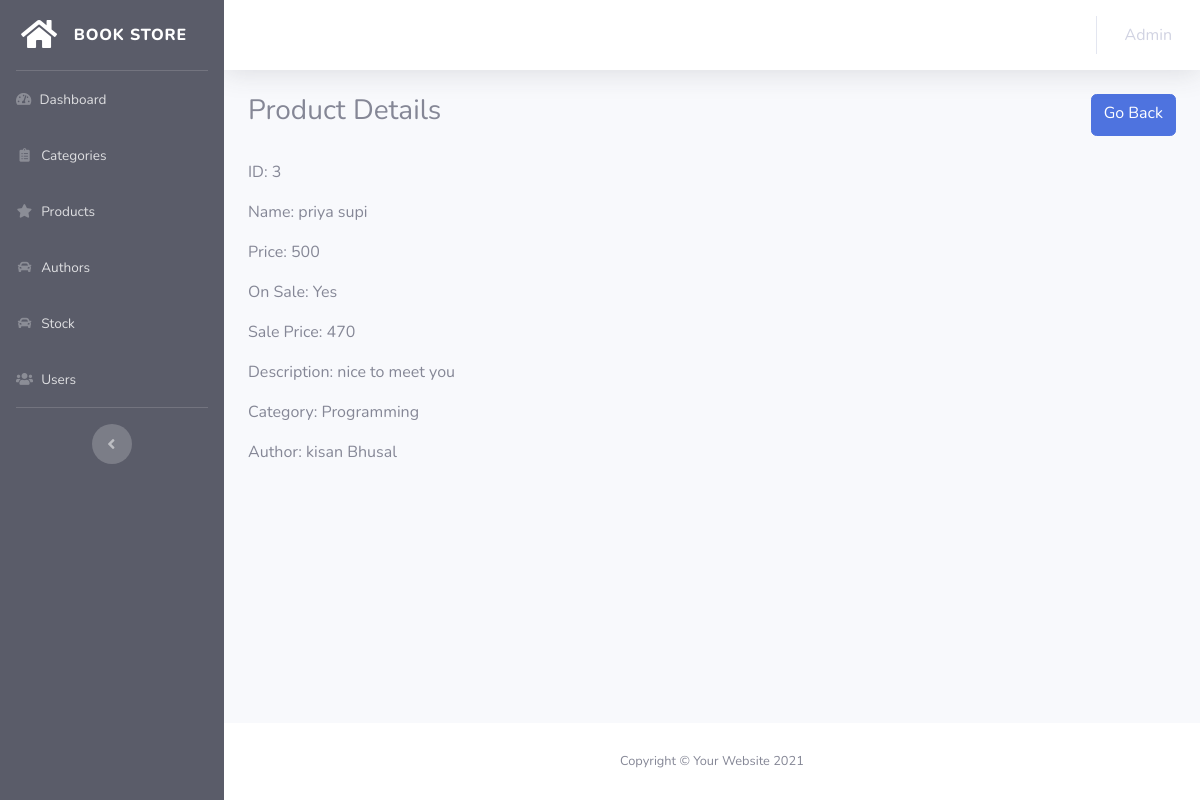
Page /admin/products/show.php?id=3 (signed in) on the committed database.
### tables this page shows
CREATE TABLE `products` (
  `id` int(11) NOT NULL,
  `name` varchar(200) NOT NULL,
  `price` int(11) NOT NULL,
  `on_sale` tinyint(1) NOT NULL DEFAULT 0,
  `sale_price` int(11) NOT NULL,
  `description` text NOT NULL,
  `category_id` int(11) NOT NULL,
  `image` varchar(200) NOT NULL,
  `qty` int(11) NOT NULL,
  `author_id` int(11) NOT NULL
);

CREATE TABLE `categories` (
  `id` int(11) NOT NULL,
  `categorie_name` varchar(200) NOT NULL
);

CREATE TABLE `authors` (
  `id` int(11) NOT NULL,
  `name` varchar(50) NOT NULL
);

### db.php (called while the page is built, shortened)
<?php
function pdo()
{
    $dbhost = "localhost";
    $dbname = "book store";
    $dbuser = "root";
    $dbpass = "";
    $options = [
        PDO::ATTR_DEFAULT_FETCH_MODE => PDO::FETCH_ASSOC
    ];
    $dsn = "mysql:host=" . $dbhost . ";dbname=" . $dbname;
    try {
        $pdo = new PDO($dsn, $dbuser, $dbpass, $options);
    } catch (PDOException $e) {
        die("Cannot Connect to Database: " . $e->getMessage());
    }
    return $pdo;
}
function where($table, $col, $opr, $val, $all = true)
{
    $pdo = pdo();
    $stmt = $pdo->prepare("SELECT * FROM $table WHERE $col $opr ?");
    $stmt->execute([$val]);
    return $stmt->fetch();
}
function find($table, $id)
{
    return where($table, 'id', '=', $id, false);
}

### admin/products/show.php (the view, shortened to what this page needs)
<?php require "../header.php";
$id = request('id');
$product = find('products', $id);
?>
<div class="d-flex justify-content-between mb-4">
    <h3>Product Details</h3>
    <a href="index.php" class="btn btn-primary">Go Back</a>
</div>
<p>ID: <?php echo $product['id']; ?></p>
<p>Name: <?php echo $product['name']; ?></p>
<p>Price: <?php echo $product['price']; ?></p>
<p>On Sale: <?php echo $product['on_sale'] ? "Yes" : "No"; ?></p>
<p>Sale Price: <?php echo $product['sale_price']; ?></p>
<p>Description: <?php echo $product['description']; ?></p>
<p>Category: <?php
                $category = find('categories', $product['category_id']);
                echo $category['categorie_name'];
                ?></p>
<p>Author: <?php
            $authors = find('authors', $product['author_id']);
            echo $authors['name'];
            ?></p>
<?php require "../footer.php"; ?>

### rows in the picture
products: id "3", name "priya supi", price "500", sale_price "470", description "nice to meet you"
categories: categorie_name "Programming"
authors: name "kisan Bhusal"
